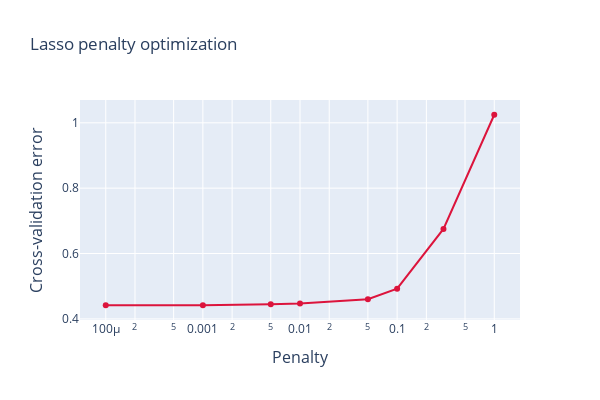

This figure's notebook cell:
### Code cell
alphas = [0.0001, 0.001, 0.005,0.01, 0.05, 0.1, 0.3, 1] 
cv_lasso = [-rmse_cv(Lasso(alpha = alpha, max_iter=2000)).mean() for alpha in alphas]
cv_lasso = pd.Series(cv_lasso, index = alphas) 
cv_lasso.plot(title = "LASSO Regression Cross-Validation", style='-+') 
plt.xlabel("alpha") 
plt.ylabel("rmse") 
plt.xscale('log')
fig = go.Figure()

fig.add_trace(
    go.Scatter(
        x = alphas,
        y= cv_lasso,
        line = dict(color='crimson', width=2)
        ),
)



fig.update_layout(
   
    xaxis=go.layout.XAxis(
        title=go.layout.xaxis.Title(
            text="Penalty",
            font=dict(
                size=16
            )
        )
    ),
    
    yaxis=go.layout.YAxis(
        title=go.layout.yaxis.Title(
            text="Cross-validation error",
            font=dict(
                size=16
            ),
        )
    ),
)


fig.update_layout(height=400,
                width = 600,
                title = 'Lasso penalty optimization', 
                  xaxis_type="log", 
                  showlegend=False)

fig.show()


best_alpha = alphas[np.argmin(cv_lasso.values)]
lasso_CV_best = -rmse_cv(Lasso(alpha = best_alpha))
lasso = Lasso(alpha = best_alpha) 
lasso.fit(X_train, y_train) 
y_train_lasso = lasso.predict(X_train)
y_test_lasso = lasso.predict(X_test)
lasso_results = pd.DataFrame({'algorithm':['LASSO Regression'],
            'CV error': lasso_CV_best.mean(), 
            'CV std': lasso_CV_best.std(),
            'training error': [mean_squared_error(y_train_lasso, y_train)],
            'test error': [mean_squared_error(y_test_lasso, y_test)],
            'training_r2_score': [r2_score(y_train, y_train_lasso)],
            'test_r2_score': [r2_score(y_test, y_test_lasso)]})
lasso_results

### Figure 1 — Plotly figure (JSON) as saved in the notebook; plotly's stock layout.template omitted (floating-point values rounded to 4 significant figures)
{"data": [{"line": {"color": "crimson", "width": 2}, "type": "scatter", "x": [0.0001, 0.001, 0.005, 0.01, 0.05, 0.1, 0.3, 1], "y": [0.4418, 0.4419, 0.4449, 0.447, 0.4599, 0.4926, 0.6753, 1.025]}], "layout": {"height": 400, "showlegend": false, "title": {"text": "Lasso penalty optimization"}, "width": 600, "xaxis": {"title": {"font": {"size": 16}, "text": "Penalty"}, "type": "log"}, "yaxis": {"title": {"font": {"size": 16}, "text": "Cross-validation error"}}}}
